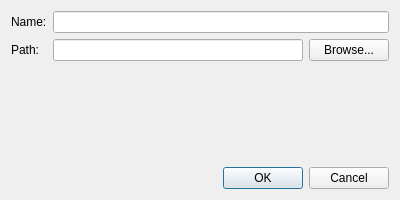
<?xml version="1.0" encoding="UTF-8"?>
<ui version="4.0">
 <class>LibraryRootEditDialog</class>
 <widget class="QDialog" name="LibraryRootEditDialog">
  <property name="geometry">
   <rect>
    <x>0</x>
    <y>0</y>
    <width>400</width>
    <height>200</height>
   </rect>
  </property>
  <property name="windowTitle">
   <string>Library Root</string>
  </property>
  <layout class="QVBoxLayout" name="verticalLayout">
   <item>
    <layout class="QFormLayout" name="formLayout">
     <item row="0" column="0">
      <widget class="QLabel" name="nameLabel">
       <property name="text">
        <string>Name:</string>
       </property>
      </widget>
     </item>
     <item row="0" column="1">
      <widget class="QLineEdit" name="nameLineEdit"/>
     </item>
     <item row="1" column="0">
      <widget class="QLabel" name="pathLabel">
       <property name="text">
        <string>Path:</string>
       </property>
      </widget>
     </item>
     <item row="1" column="1">
      <layout class="QHBoxLayout" name="horizontalLayout">
       <item>
        <widget class="QLineEdit" name="pathLineEdit"/>
       </item>
       <item>
        <widget class="QPushButton" name="browseButton">
         <property name="text">
          <string>Browse...</string>
         </property>
        </widget>
       </item>
      </layout>
     </item>
    </layout>
   </item>
   <item>
    <widget class="QDialogButtonBox" name="buttonBox">
     <property name="orientation">
      <enum>Qt::Horizontal</enum>
     </property>
     <property name="standardButtons">
      <set>QDialogButtonBox::Cancel|QDialogButtonBox::Ok</set>
     </property>
    </widget>
   </item>
  </layout>
 </widget>
 <resources/>
 <connections>
  <connection>
   <sender>buttonBox</sender>
   <signal>accepted()</signal>
   <receiver>LibraryRootEditDialog</receiver>
   <slot>accept()</slot>
   <hints>
    <hint type="sourcelabel">
     <x>248</x>
     <y>254</y>
    </hint>
    <hint type="destinationlabel">
     <x>157</x>
     <y>274</y>
    </hint>
   </hints>
  </connection>
  <connection>
   <sender>buttonBox</sender>
   <signal>rejected()</signal>
   <receiver>LibraryRootEditDialog</receiver>
   <slot>reject()</slot>
   <hints>
    <hint type="sourcelabel">
     <x>316</x>
     <y>260</y>
    </hint>
    <hint type="destinationlabel">
     <x>286</x>
     <y>274</y>
    </hint>
   </hints>
  </connection>
  <connection>
   <sender>browseButton</sender>
   <signal>clicked()</signal>
   <receiver>LibraryRootEditDialog</receiver>
   <slot>browse_directory()</slot>
   <hints>
    <hint type="sourcelabel">
     <x>350</x>
     <y>80</y>
    </hint>
    <hint type="destinationlabel">
     <x>199</x>
     <y>149</y>
    </hint>
   </hints>
  </connection>
 </connections>
 <slots>
  <slot>browse_directory()</slot>
 </slots>
</ui>
